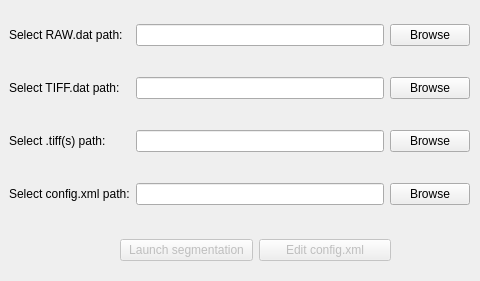
<?xml version="1.0" encoding="UTF-8"?>
<ui version="4.0">
 <class>gui</class>
 <widget class="QMainWindow" name="gui">
  <property name="geometry">
   <rect>
    <x>0</x>
    <y>0</y>
    <width>480</width>
    <height>281</height>
   </rect>
  </property>
  <property name="sizePolicy">
   <sizepolicy hsizetype="Maximum" vsizetype="Maximum">
    <horstretch>0</horstretch>
    <verstretch>0</verstretch>
   </sizepolicy>
  </property>
  <property name="windowTitle">
   <string>weedsdeep image segmentation</string>
  </property>
  <widget class="QWidget" name="mainframe">
   <widget class="QWidget" name="gridLayoutWidget">
    <property name="geometry">
     <rect>
      <x>9</x>
      <y>-1</y>
      <width>461</width>
      <height>231</height>
     </rect>
    </property>
    <layout class="QGridLayout" name="gridLayout">
     <item row="0" column="2">
      <widget class="QPushButton" name="pushButton">
       <property name="text">
        <string>Browse</string>
       </property>
      </widget>
     </item>
     <item row="1" column="1">
      <widget class="QLineEdit" name="lineEdit_3"/>
     </item>
     <item row="0" column="1">
      <widget class="QLineEdit" name="lineEdit"/>
     </item>
     <item row="2" column="1">
      <widget class="QLineEdit" name="lineEdit_2"/>
     </item>
     <item row="2" column="2">
      <widget class="QPushButton" name="pushButton_2">
       <property name="text">
        <string>Browse</string>
       </property>
      </widget>
     </item>
     <item row="2" column="0">
      <widget class="QLabel" name="label">
       <property name="text">
        <string>Select .tiff(s) path:</string>
       </property>
      </widget>
     </item>
     <item row="1" column="2">
      <widget class="QPushButton" name="pushButton_3">
       <property name="text">
        <string>Browse</string>
       </property>
      </widget>
     </item>
     <item row="1" column="0">
      <widget class="QLabel" name="label_3">
       <property name="text">
        <string>Select TIFF.dat path:</string>
       </property>
      </widget>
     </item>
     <item row="0" column="0">
      <widget class="QLabel" name="label_2">
       <property name="text">
        <string>Select RAW.dat path:</string>
       </property>
      </widget>
     </item>
     <item row="3" column="1">
      <widget class="QLineEdit" name="lineEdit_4"/>
     </item>
     <item row="3" column="2">
      <widget class="QPushButton" name="pushButton_6">
       <property name="text">
        <string>Browse</string>
       </property>
      </widget>
     </item>
     <item row="3" column="0">
      <widget class="QLabel" name="label_4">
       <property name="text">
        <string>Select config.xml path:</string>
       </property>
      </widget>
     </item>
    </layout>
   </widget>
   <widget class="QWidget" name="horizontalLayoutWidget">
    <property name="geometry">
     <rect>
      <x>120</x>
      <y>230</y>
      <width>271</width>
      <height>41</height>
     </rect>
    </property>
    <layout class="QHBoxLayout" name="horizontalLayout">
     <item>
      <widget class="QPushButton" name="pushButton_5">
       <property name="enabled">
        <bool>false</bool>
       </property>
       <property name="text">
        <string>Launch segmentation</string>
       </property>
      </widget>
     </item>
     <item>
      <widget class="QPushButton" name="pushButton_4">
       <property name="enabled">
        <bool>false</bool>
       </property>
       <property name="text">
        <string>Edit config.xml</string>
       </property>
      </widget>
     </item>
    </layout>
   </widget>
  </widget>
 </widget>
 <resources/>
 <connections/>
</ui>
